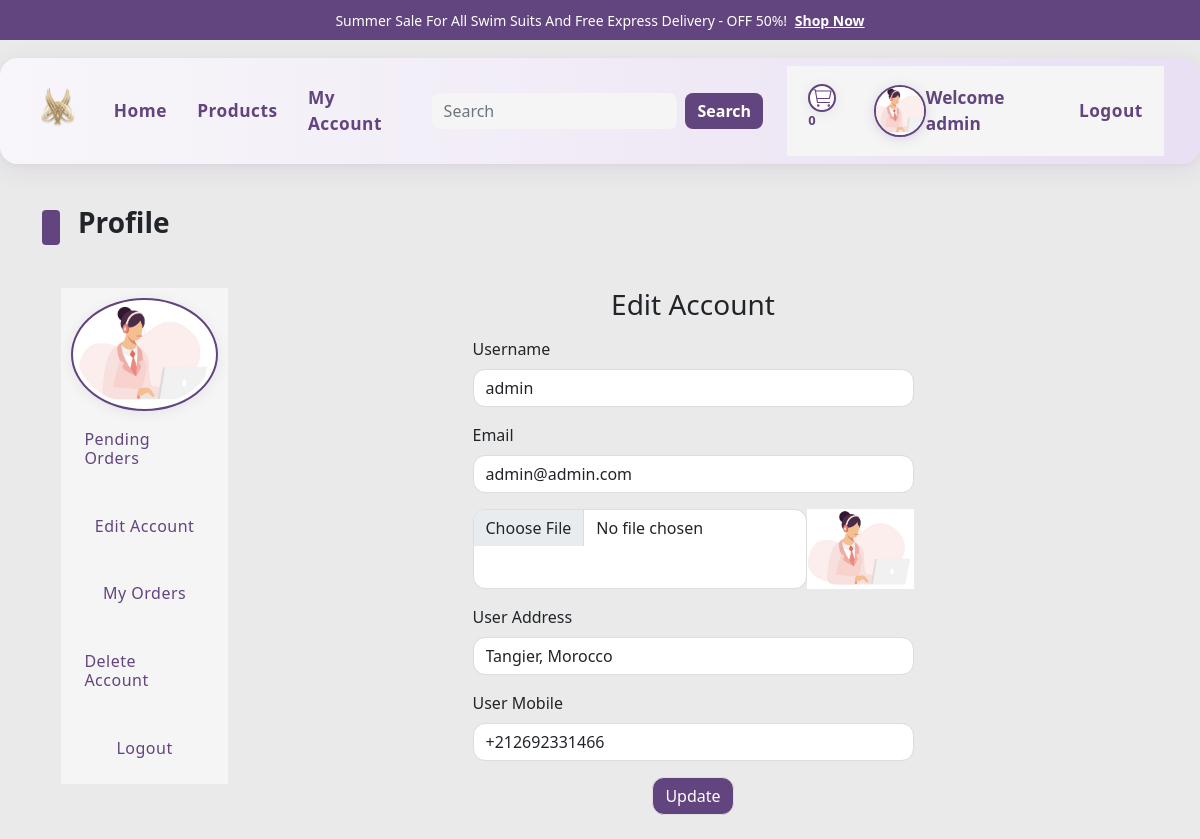
/users_area/profile.php?edit_account (signed in), run on the app's committed database.
### tables this page shows
CREATE TABLE `user_table` (
  `user_id` int(11) NOT NULL,
  `username` varchar(100) NOT NULL,
  `user_email` varchar(100) NOT NULL,
  `user_password` varchar(255) NOT NULL,
  `user_image` varchar(255) NOT NULL,
  `user_ip` varchar(100) NOT NULL,
  `user_address` varchar(255) NOT NULL,
  `user_mobile` varchar(20) NOT NULL,
  `role` enum('admin','user') NOT NULL DEFAULT 'user'
);

### users_area/edit_account.php (the view, shortened to what this page needs)
<?php
if(isset($_GET['edit_account'])){
    $user_session_name = $_SESSION['username'];
    $select_user_query = "SELECT * FROM `user_table` WHERE username='$user_session_name'";
    $select_user_result = mysqli_query($con,$select_user_query);
    $row_user_fetch = mysqli_fetch_array($select_user_result);
    $username = $row_user_fetch['username'];
    $user_email = $row_user_fetch['user_email'];
    $user_address = $row_user_fetch['user_address'];
    $user_mobile = $row_user_fetch['user_mobile'];
    $user_image = $row_user_fetch['user_image'];
}
?>
<!DOCTYPE html>
<html lang="en">
<head>
</head>
<body>
    <div class="container">
        <div class="row justify-content-center">
            <div class="col-md-6">
                <h3 class="text-center mb-3">Edit Account</h3>
                <form action="" method="post" enctype="multipart/form-data" class="d-flex flex-column gap-3">
                    <div class="form-outline">
                        <label for="user_username" class="form-label">Username</label>
                        <input type="text" name="user_username" id="user_username" class="form-control" value="<?php echo $username;?>">
                    </div>
                    <div class="form-outline">
                        <label for="user_email" class="form-label">Email</label>
                        <input type="email" name="user_email" id="user_email" class="form-control" value="<?php echo $user_email;?>">
                    </div>
                    <div class="form-outline d-flex">
                        <input type="file" name="user_image" id="user_image" value="<?php echo $user_image;?>" class="form-control">
                        <img src="./user_images/<?php echo $user_image;?>" height="80px" alt="<?php echo $username;?> Photo">
                    </div>
                    <div class="form-outline">
                        <label for="user_address" class="form-label">User Address</label>
                        <input type="text" name="user_address" id="user_address" class="form-control" value="<?php echo $user_address;?>">
                    </div>
                    <div class="form-outline">
                        <label for="user_mobile" class="form-label">User Mobile</label>
                        <input type="text" name="user_mobile" id="user_mobile" class="form-control" value="<?php echo $user_mobile;?>">
                    </div>
                    <div class="form-outline text-center">
                        <input type="submit" name="user_update" id="user_update" value="Update" class="btn btn-primary">
                    </div>
                </form>
            </div>
        </div>
    </div>
</body>
</html>

### users_area/profile.php (shortened to what this page needs)
<?php
include("../functions/common_function.php");
?>
<!DOCTYPE html>
<html lang="en">
<head>
    <link rel="stylesheet" href="../assets/css/bootstrap.css" />
    <link rel="stylesheet" href="../assets/css/main.css" />
</head>
<body>
    <div class="upper-nav primary-bg p-2 px-3 text-center text-break">
        <span>Summer Sale For All Swim Suits And Free Express Delivery - OFF 50%! <a href="../products.php" class="text-white text-decoration-underline fw-bold ms-1">Shop Now</a></span>
    </div>
<nav class="navbar navbar-expand-lg navbar-custom" data-aos="fade-in" data-aos-delay="200" data-aos-duration="1000">
  <div class="container-fluid d-flex justify-content-between align-items-center">
    <div class="d-flex align-items-center">
      <a class="navbar-brand d-flex align-items-center gap-2 me-3" href="../index.php">
        <img src="../assets/images/Logo.png" alt="Diva's Bloom Logo">
      </a>
      <ul class="navbar-nav d-flex flex-row gap-2 align-items-center mb-0">
        <?php $current_page = basename($_SERVER['PHP_SELF']); ?>
        <li class="nav-item">
          <a class="nav-link <?php if($current_page == 'index.php') echo 'active'; ?>" href="../index.php">Home</a>
        </li>
        <li class="nav-item">
          <a class="nav-link <?php if($current_page == 'products.php') echo 'active'; ?>" href="../products.php">Products</a>
        </li>
        <?php
          if(isset($_SESSION['username'])){
              echo "<li class='nav-item'><a class='nav-link' href='./profile.php'>My Account</a></li>";
          } else {
              echo "<li class='nav-item'><a class='nav-link' href='./user_registration.php'>Register</a></li>";
          }
        ?>
      </ul>
    </div>
    <div class="d-flex align-items-center">
      <form class="d-flex ms-lg-3 my-2 my-lg-0" method="GET" action="../search_product.php">
        <input class="form-control me-2" type="search" placeholder="Search" name="search_data" aria-label="Search">
        <button class="btn btn-outline-primary" type="submit" name="search_data_btn">Search</button>
      </form>
      <ul class="navbar-nav navbar-profile mb-2 mb-lg-0 ms-lg-4">
        <li class="nav-item">
          <a class="nav-link" href="../cart.php">
            <sup style="color:#62447E;font-weight:700;"><?php cart_item(); ?></sup>
          </a>
        </li>
        <li class="nav-item">
          <?php
            if (isset($_SESSION['username'])) {
              $username = $_SESSION['username'];
              $select_user_img = "SELECT user_image FROM user_table WHERE username='" . mysqli_real_escape_string($con, $username) . "'";
              $select_user_img_result = mysqli_query($con, $select_user_img);
              $userImg = '';
              if ($select_user_img_result && mysqli_num_rows($select_user_img_result) > 0) {
                $row_user_img = mysqli_fetch_assoc($select_user_img_result);
                $userImg = $row_user_img['user_image'];
              }
              if ($userImg && file_exists(__DIR__ . '/../users_area/user_images/' . $userImg)) {
                echo '<img src="../users_area/user_images/' . htmlspecialchars($userImg) . '" alt="' . htmlspecialchars($username) . ' photo" style="width:52px;height:52px;object-fit:cover;border-radius:50%;border:2.5px solid #62447E;box-shadow:0 2px 12px rgba(98,68,126,0.18);">';
              }
              echo '<span class="fw-semibold">Welcome ' . htmlspecialchars($username) . '</span>';
            }
          ?>
        </li>
        <li class="nav-item">
          <?php
            if(!isset($_SESSION['username'])){
              echo "<a class='nav-link' href='./user_login.php'>Login</a>";
            } else {
              echo "<a class='nav-link' href='./logout.php'>Logout</a>";
            }
          ?>
        </li>
      </ul>
    </div>
  </div>
</nav>
    <div class="all-prod">
        <div class="container">
            <div class="sub-container pt-4 pb-4">
                <div class="categ-header">
                    <div class="sub-title">
                        <span class="shape"></span>
                        <span class="title h3 text-dark">Profile</span>
                    </div>
                </div>
                <div class="row mx-0">
                    <div class="col-md-2 side-nav p-0">
                        <ul class="navbar-nav me-auto navbar-profile">
                            <?php
                                $username = $_SESSION['username'];
                                $select_user_img = "SELECT * FROM `user_table` WHERE username='$username'";
                                $select_user_img_result = mysqli_query($con,$select_user_img);
                                $row_user_img = mysqli_fetch_array($select_user_img_result);
                                $userImg = $row_user_img['user_image'];
                                echo "                            <li class='nav-item d-flex align-items-center gap-2'>
                                <img src='./user_images/$userImg' alt='$username photo' class='img-profile img-thumbnail'/>
                            </li>";
                            ?>
                            <li class="nav-item d-flex align-items-center gap-2">
                                <a href="profile.php?pending_orders" class="nav-link fw-bold">
                                    <h6>Pending Orders</h6>
                                </a>
                            </li>
                            <li class="nav-item d-flex align-items-center gap-2">
                                <a href="profile.php?edit_account" class="nav-link fw-bold">
                                    <h6>Edit Account</h6>
                                </a>
                            </li>
                            <li class="nav-item d-flex align-items-center gap-2">
                                <a href="profile.php?my_orders" class="nav-link fw-bold">
                                    <h6>My Orders</h6>
                                </a>
                            </li>
                            <li class="nav-item d-flex align-items-center gap-2">
                                <a href="profile.php?delete_account" class="nav-link fw-bold">
                                    <h6>Delete Account</h6>
                                </a>
                            </li>
                            <li class="nav-item d-flex align-items-center gap-2">
                                <a href="./logout.php" class="nav-link fw-bold">
                                    <h6>Logout</h6>
                                </a>
                            </li>
                        </ul>
                    </div>
                    <div class="col-md-10">
                        <div class="row">
                            <?php
                                if(isset($_GET['edit_account'])){
                                    include('./edit_account.php');
                                } elseif(isset($_GET['my_orders'])){
                                    include('./user_orders.php');
                                } elseif(isset($_GET['delete_account'])){
                                    include('./delete_account.php');
                                } else {
                                    get_user_order_details();
                                }
                            ?>
                        </div>
                    </div>
                </div>
            </div>
        </div>
    </div>
</body>
</html>

### assets/css/main.css (style rules this page uses)
* { -webkit-box-sizing: border-box; -moz-box-sizing: border-box; box-sizing: border-box; margin: 0; padding: 0; }
html { scroll-behavior: smooth; }
body { background-color:rgb(234, 234, 234); }
a { text-decoration: none; color: #000000; cursor: pointer; }
button, input[type="submit"] { cursor: pointer; }
ul { list-style: none; }
.primary-bg { background-color: #62447E; }
.text-dark { --bs-text-opacity: 1; color: rgba(var(--bs-darkk-rgb), var(--bs-text-opacity)) !important; }
.container .categ-header { display: flex; flex-direction: column; gap: 20px; margin-bottom: 40px; }
.container .categ-header .sub-title { display: flex; flex-direction: row; gap: 18px; align-items: center; }
.container .categ-header .sub-title span:nth-of-type(1) { width: 18px; height: 35px; background-color: #62447E; border-radius: 4px; -webkit-border-radius: 4px; -moz-border-radius: 4px; -ms-border-radius: 4px; -o-border-radius: 4px; }
.shape { display: inline-block; width: 18px; height: 35px; background-color: #62447E; border-radius: 4px; -webkit-border-radius: 4px; -moz-border-radius: 4px; -ms-border-radius: 4px; -o-border-radius: 4px; }
.container .categ-header .sub-title span:nth-of-type(2) { color: #62447E; font-weight: bold; }
.upper-nav span { color: #ffffff; font-size: 14px; }
.upper-nav span a { text-decoration: underline !important; }
.navbar .d-flex .form-control { background-color: #F5F5F5; border: none; }
.navbar .d-flex .btn-outline-primary { background-color: #62447E; color: #ffffff; border: none; }
.all-prod .container .sub-container .side-nav a { padding: 8px 10px; }
.navbar-profile { background-color: #F5F5F5; padding: 10px; gap: 15px; }
.img-profile { width:100%; }
.navbar-brand { color: #62447E; }
.form-outline input { border-radius: 12px; border: 1px solid #ddd; }
.btn-primary { background-color: #62447E; border: none; border-radius: 12px; transition: background-color 0.3s ease; }

### users_area/profile.php (style rules this page uses)
.navbar-custom { background: linear-gradient(90deg, #f8f6fa 0%, #e9e0f3 100%); border-radius: 18px; box-shadow: 0 6px 24px rgba(98,68,126,0.10), 0 1.5px 4px rgba(185,156,200,0.10); animation: navbarFadeIn 1.1s cubic-bezier(.4,0,.2,1); margin-top: 18px; margin-bottom: 18px; padding: 0.5rem 1.5rem; }
.navbar-brand img { height: 60px; transition: transform 0.3s cubic-bezier(.4,0,.2,1); }
.navbar-nav .nav-link { color: #62447E !important; font-weight: 600; font-size: 1.08rem; letter-spacing: 0.5px; border-radius: 8px; transition: background 0.2s, color 0.2s, box-shadow 0.2s; padding: 0.5rem 1.1rem; margin: 0 0.2rem; }
.navbar-nav .nav-item { display: flex; align-items: center; }
.navbar-nav .nav-link svg { margin-right: 0.3rem; vertical-align: middle; }
.navbar-profile { display: flex; align-items: center; gap: 0.7rem; margin-left: 1.2rem; }
.navbar-profile img, .navbar-profile svg { box-shadow: 0 2px 12px rgba(98,68,126,0.10); border-radius: 50%; border: 2.5px solid #62447E; background: #fff; }
.navbar-profile span { font-weight: 700; color: #62447E; font-size: 1.08rem; }
.navbar .form-control { border-radius: 8px; border: 1.5px solid #B99CC8; transition: border 0.2s; }
.navbar .btn-outline-primary { border-radius: 8px; border: 1.5px solid #62447E; color: #62447E; font-weight: 600; background: #f8f6fa; transition: background 0.2s, color 0.2s; }

### data on the page
user_table: user_image (picture), user_username "admin", user_email "admin@admin.com", user_address "Tangier, Morocco", user_mobile "+212692331466"

### other printed values
$count_cart_items "0"
$username "admin"
